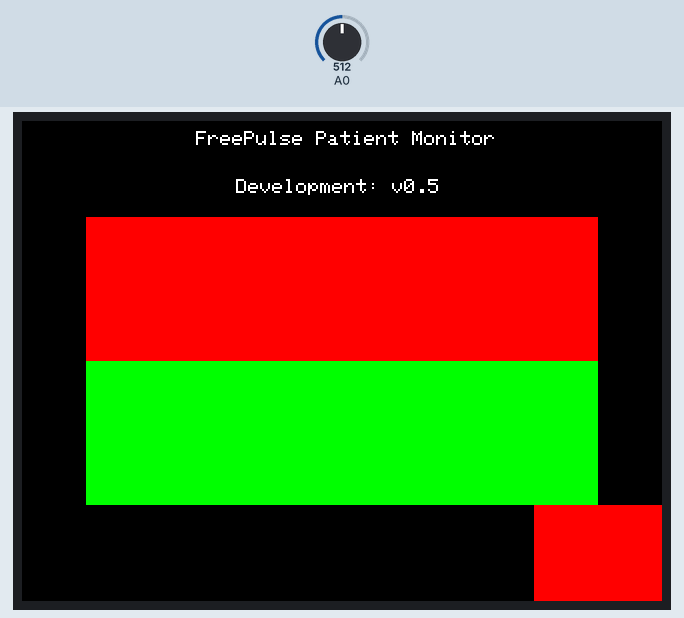
A sketch run on a simulated Teensy 4. Parts: 320×240 colour display. Inputs (shaded band) come from the test bench; at power-on: A0 = 512.

Above: at 0.4 s.

The sketch:

display.ino
```cpp
#include <stdint.h>
#include <SPI.h>
#include <Adafruit_GFX.h>
#include <Adafruit_ILI9341.h>
#include <Adafruit_STMPE610.h>
#include <Wire.h>


#define ILI9341_PINK        0xF81F
#define ILI9341_GREENYELLOW 0xAFE5      /* 173, 255,  47 */
#define ILI9341_LIGHTGREY   0xC618      /* 192, 192, 192 */
#define CS_TOUCH 8
#define CS_SCREEN  10
#define DC 9
#define RST 7
#define HOMESCREEN 0
#define ALARMSCREEN 1

// This is calibration data for the raw touch data to the screen coordinates
#define TS_MINX 150
#define TS_MINY 130
#define TS_MAXX 3800
#define TS_MAXY 4000
#define DEFAULT_ECG_MAX 98
#define DEFAULT_ECG_MIN 90
#define DEFAULT_SP02_MAX 100
#define DEFAULT_SP02_MIN 95

#define BOXSIZE 60

Adafruit_ILI9341 tft = Adafruit_ILI9341(CS_SCREEN, DC);
Adafruit_STMPE610 ts = Adafruit_STMPE610(CS_TOUCH);

#define HEIGHT tft.width()
#define WIDTH tft.height()

// Defining screen proportions
const int rows = 10;
const int columns = 10;

const int vertical_scale = HEIGHT/rows;
const int horizontal_scale = WIDTH/columns;

#include "interface.h"
#include "ecg.h"

int currentMode = 0; // Change mode
int timeout = 0;
int biasECGMax = 0;
int biasECGMin = 0;
int biasSP02Max = 0;
int biasSP02Min = 0;
int i = 0;

// Keep track of screen inversion and alarm state
volatile int inverted = 0;
volatile int activeAlarm = 0;


/* Build all buttons */

Button settings = Button(9,9,2,2,ILI9341_RED,true,"Alarm Settings",&tft);
Button confirm_button = Button(9,1,2,2,ILI9341_GREEN,true,"Confirm",&tft);
Button cancel_button = Button(9,9,2,2,ILI9341_RED,true,"Cancel",&tft);
Button default_button = Button(6,7,2,2,ILI9341_LIGHTGREY,true,"Default Settings",&tft);

/* Build all text boxes */
TextBox title = TextBox(1,3,1,6,ILI9341_BLACK,ILI9341_WHITE,2,true,"   FreePulse Patient Monitor", &tft);
TextBox version = TextBox(2,4,1,4,ILI9341_BLACK,ILI9341_WHITE,2,true," Development: v0.5", &tft);

// Create ECG trace
ECGReadout ecg = ECGReadout(3,2,3,8,14,0,ILI9341_GREENYELLOW,ILI9341_RED,&tft);
ECGReadout spo2 = ECGReadout(6,2,3,8,14,0,ILI9341_BLUE,ILI9341_GREEN,&tft);
/*
 * draw_submenu() - draws color box submenu on left of screen
 */

 //Write labels
char Title[] = "FreePulse Patient Monitor";
char Version[] = "Alpha Software v0.1";
char ecgTitle[] = "ECG/HR (bpm)";
char ecgLabel[] = "ECG";
char sp02Title[] = "sp02 (%Sat.)";
char sp02Label[] = "sp02";
char hrLabel[] = "HR";
char satLabel[] = "Sat";
char tempTitle[] = "Temperature";
char farLabel[] = "Far";
char celLabel[] = "Cel";
char alarmLabel[] = "ALARM";
char settingsLabel[] = "SETTINGS";
char confirmLabel[] = "CONFIRM";
char defaultLabel[] = "DEFAULT";
char modeLabel[] = "MODE";
char cancelLabel[] = "CANCEL";

/*
 * create vertical labels
 */
void createVLabel(int x_coord, int y_coord, char* label, int textsize, int color){
  tft.setTextSize(textsize);
  tft.setTextColor(color);
  while(*label){
    tft.setCursor(x_coord, y_coord);
    tft.printf("%c", *label);
    label += 1;
    y_coord += 8*textsize;
  }
}

/*
 * create horizontal labels
 */
void createHLabel(int x_coord, int y_coord, char* label,int textsize, int color){
  tft.setTextSize(textsize);
  tft.setTextColor(color);
  tft.setCursor(x_coord, y_coord);
  tft.setCursor(x_coord, y_coord);
  while(*label){
    tft.printf("%c", *label);
    label += 1;
  }
}

/*
 * showGrid() -
 * DEVELOPMENT FUNCTION ONLY.
 * Draw gridlines for interface.
 */
void showGrid(void){
    for (int i = 1; i < rows; i += 1) {
        tft.drawFastHLine(1,i*vertical_scale,HEIGHT,ILI9341_LIGHTGREY);
    }
    for (int i = 1; i < columns; i += 1) {
        tft.drawFastVLine(i*horizontal_scale,1,WIDTH,ILI9341_LIGHTGREY);
    }
}

/*
 * gui_setup() - initialize interface
 */
void gui_setup(){
	tft.begin();
	ts.begin();
    clearScreen(ILI9341_BLACK);
	tft.setRotation(1);
}

/*
 * clearScreen(int color) - clear screen with specified color
 */
void clearScreen(int color){
    tft.fillRect(0,0,tft.width(),tft.height(),color);
}

void MainScreenInit(void){
  clearScreen(ILI9341_BLACK);
  title.draw();
  version.draw();
  settings.draw();
  ecg.draw();
  spo2.draw();
}


void SettingsScreenInit(void){
  clearScreen(ILI9341_BLACK);
  confirm_button.draw();
  default_button.draw();
  cancel_button.draw();
}

void fixCoordinates(int* x, int* y){
  int temp = *x;
  *x = *y;
  *y = temp;
}

TS_Point getFixedCoordinates(void){
   if (ts.bufferEmpty()) { return TS_Point(tft.height(), tft.width(), 0); }
   TS_Point p = ts.getPoint();
   while(!ts.bufferEmpty()){
       p = ts.getPoint();
   }
   // Scale from 0-4000 to tft.width() using calibration numbers
   p.x = tft.height() - map(p.x, TS_MINX, TS_MAXX, 0, tft.height());
   p.y = map(p.y, TS_MINY, TS_MAXY, 0, tft.width());
   int temp = p.x;
   p.x = p.y;
   p.y = temp;
   return p;
}

void toggleInvert(void) {
    cli();
    if (inverted) {
        tft.invertDisplay(false);
        inverted = 0;
    } else {
        tft.invertDisplay(true);
        inverted = 1;
    }
    sei();
    return;
}

// Interrupts for sampling and alarm system
IntervalTimer sample_timer;
IntervalTimer alarm_timer;

void throwAlarm(void) {
    cli();
    alarm_timer.begin(alarm_isr, 1000000);
    alarm_timer.priority(100);
    activeAlarm = 1;
    sei();
}

void stopAlarm(void) {
    cli();
    alarm_timer.end();
    activeAlarm = 0;
    sei();
}


void setup(void){
  gui_setup();
  ecg.read();
  spo2.read();
  sample_timer.begin(sampling_isr, 150);
  sample_timer.priority(128);
}

void sampling_isr(void) {
    ecg.read();
    spo2.read();
	return;
}

void alarm_isr(void) {
    toggleInvert();
    return;
}

int display_count = 0;
int hr_counter = 0;

void loop(void) {
  /*main screen*/
  if (currentMode == HOMESCREEN){
    MainScreenInit();
    stopAlarm();
    int delay_touch_detection = 10000;
    for (int i = 0; i < delay_touch_detection; i += 1) {
        if (!ts.bufferEmpty()){
            volatile TS_Point tossout = getFixedCoordinates();
        }
    }
    while (currentMode == HOMESCREEN){
  		if (display_count >= 10) {
    		ecg.display_signal();
    		//spo2.display_signal();
    		display_count = 0;
    		if (hr_counter >= 10) {
  	  			/*int hr = ecg.heart_rate();
    			String s_hr = String(hr);
    			hr_counter = 0;
				tft.fillRect(tft.width()-45, 120, 45, 45, ILI9341_BLACK);
  				tft.setCursor(tft.width()-45, 120);
				tft.setTextColor(ILI9341_GREENYELLOW);
  				tft.setTextSize(2);
  				tft.println(s_hr);*/
                //showGrid();
                /*
                if ((hr < DEFAULT_ECG_MIN + biasECGMin) || (hr > DEFAULT_ECG_MAX + biasSP02Max)){
                    if (!activeAlarm) {
                        throwAlarm();
                    }
                }
                else {
                    if (activeAlarm) {
                        stopAlarm();
                    }
    		    } */
  		}
        else { hr_counter += 1; }
        }
  		else { display_count += 1;}

	  if (ts.bufferEmpty()) {
		continue;
	  }
      // Retrieve the touch point
      TS_Point p = getFixedCoordinates();
      if (settings.isTapped(p.x,p.y)){
        currentMode = ALARMSCREEN;
      }
    }
  }
  /*alarm screen*/
  if (currentMode == ALARMSCREEN){
    currentMode = HOMESCREEN;
  }
}
```

Vector.h
```cpp
// Vector.h interface description for the Vector abstract data type (ADT)

#ifndef _Vector_h
#define _Vector_h 1

//#include <assert.h>

template<typename T>

struct Vector {
private:
	uint32_t length; // number of elements stored in the vector
	uint32_t capacity; // size of the array (amount of available storage)
	T* data; // pointer to the array on the heap (never null)

        void copy(const Vector<T>& that) {
          T* newdata = new T[that.length];
          for (uint32_t k = 0; k < that.length; k += 1) {
             newdata[k] = that.data[k];
          }
          this->data = newdata;
          this->length = that.length;
          this->capacity = this->length;
        }


        void copy(const Vector<T>& that) volatile {
          T* newdata = new T[that.length];
          for (uint32_t k = 0; k < that.length; k += 1) {
             newdata[k] = that.data[k];
          }
          this->data = newdata;
          this->length = that.length;
          this->capacity = this->length;
        }

public:
    // Default constructor just gives us an empty vector.
    Vector(void) {
        length = 0;
        capacity = 2;
        data = new T[2];
    }

    // Copy constructor
    Vector(const Vector<T>& that) {
          T* newdata = new T[that.length];
          for (uint32_t k = 0; k < that.length; k += 1) {
             newdata[k] = that.data[k];
          }
          this->data = newdata;
          this->length = that.length;
          this->capacity = this->length;
    }

    // Copy constructor
    Vector(const volatile Vector<T>& that) {
          T* newdata = new T[that.length];
          for (uint32_t k = 0; k < that.length; k += 1) {
             newdata[k] = that.data[k];
          }
          this->data = newdata;
          this->length = that.length;
          this->capacity = this->length;
    }
	/* initialize and return a vector for my client, the vector will contain
	sz elements all initialized to the default constructor for that given type */
	Vector(uint32_t sz) {
        length = sz;
        capacity = sz;
        data = new T[sz];
        for (uint32_t k = 0; k < length; k += 1) {
            data[k] = 0;
        }
    }
	~Vector(void) {
        delete [] data;
    }

	uint32_t size(void) {
        return length;
    }

	T& operator[](uint32_t k) {
        if (length <= k) {
          int* p = 0;
          p = (int*) 1; // Intentionally crash.
        }
        //assert(length > k);
        return data[k];
    }

	T& operator[](uint32_t k) volatile {
        if (length <= k) {
          int* p = 0;
          p = (int*) 1; // Intentionally crash.
        }
        //assert(length > k);
        return data[k];
    }

    bool operator!=(const Vector<T>& that) {
        if (this->length != that.length) {
            return false;
        }
        for (uint32_t k = 0; k < this->length; k +=1 ){
            if (this->data[k] != that.data[k]) {
                return false;
            }
        }
        return true;
    }

    bool operator==(const Vector<T>& that) {
        return !(*this != that);
    }

	int set(uint32_t k, const T& v){
        //assert(length > k);
        if (length <= k) {
          return 0;
        }
        data[k] = v;
        return 1;
    }

	int set(uint32_t k, const T& v) volatile {
        //assert(length > k);
        if (length <= k) {
          return 0;
        }
        data[k] = v;
        return 1;
    }

    Vector<T>& operator=(volatile Vector<T>& that) volatile {
       if (this->data == that.data) {
           return *this;
        }
        delete [] this->data;
        this->copy(that);
        return *this;
    }

    Vector<T>& operator=(const Vector<T>& that) {
       if (this->data == that.data) {
           return *this;
        }
        delete [] this->data;
        this->copy(that);
        return *this;
    }

    volatile Vector<T>& operator=(const Vector<T>& that) volatile {
       if (this->data == that.data) {
           return *this;
        }
        delete [] this->data;
        this->copy(that);
        return *this;
    }

	void push_back(const T& x) {
        // Amortized doubling of vector capacity
        if (length == capacity) {
            T* old_data = data;
            capacity *= 2;
            T* new_data = new T[capacity];

		    for (uint32_t k = 0; k < this->length; k += 1) {
		    	new_data[k] = old_data[k];
		    }
            data = new_data;
            delete [] old_data;
        }
        data[length] = x;
        length += 1;
    }

};

#endif /* _Vector_h */
```

interface.h
```cpp
#include <Adafruit_ILI9341.h>
#include <Arduino.h>

class ScreenElement {
private:
	int len;
	int width;
    int row;
    int column;

public:
	int coord_x;
	int coord_y;
    int real_len;
    int real_width;
    Adafruit_ILI9341* tft_interface;

    ScreenElement(int row, int column, int len, int width, Adafruit_ILI9341* tft_interface):row(row),column(column),len(len),width(width),tft_interface(tft_interface){
        coord_x = horizontal_scale*(column-1);
        coord_y = vertical_scale*(row-1);
        real_width = horizontal_scale*width;
        real_len = vertical_scale*len;
    }
};


/*
 * TODO: Write a function that uses the button_str argument
 * and creates a button label. Center the label based on the size
 * of the button.
 */
class Button : public ScreenElement{
private:
    int color;
    char* button_str;

public:
    bool visible;
    bool lastTapped;

    Button(int row, int column, int len, int width, int color, bool visible, char* button_str, Adafruit_ILI9341* tft):ScreenElement(row,column,len,width,tft), color(color), visible(visible), button_str(button_str) {
        lastTapped = 0;
    };

    void draw(void){
	    tft_interface->fillRect(coord_x,coord_y,real_width,real_len,color);
    }

    bool isTapped(int x, int y){
	    // Weirdness is happening right now where x and y axes are switched
	    // Once this is fixed in the main script, fix this function too!
	    if ((x >= coord_x) & (x <= (coord_x + real_width))){
		    if ((y >= coord_y) & (y <= (coord_y + real_len))){
				    return true;
		    }
	    }
	    return false;
    }
};

class TextBox : public ScreenElement {
private:
    int background_color;
    int text_color;
    int text_size;
    char* str;

public:
    bool visible;

    TextBox(int row, int column, int len, int width, int background_color, int text_color, int text_size, bool visible, char* str, Adafruit_ILI9341* tft):ScreenElement(row,column,len,width,tft), background_color(background_color), text_color(text_color), str(str), visible(visible) { };

    void draw(void){
	    tft_interface->fillRect(coord_x,coord_y,real_width,real_len,background_color);
        tft_interface->setTextSize(text_size);
        tft_interface->setTextColor(text_color);
        tft_interface->setCursor(coord_x+5,coord_y+5);
        tft_interface->println(str);
    }

};
```

Source omitted: ecg.h (9078 bytes)
